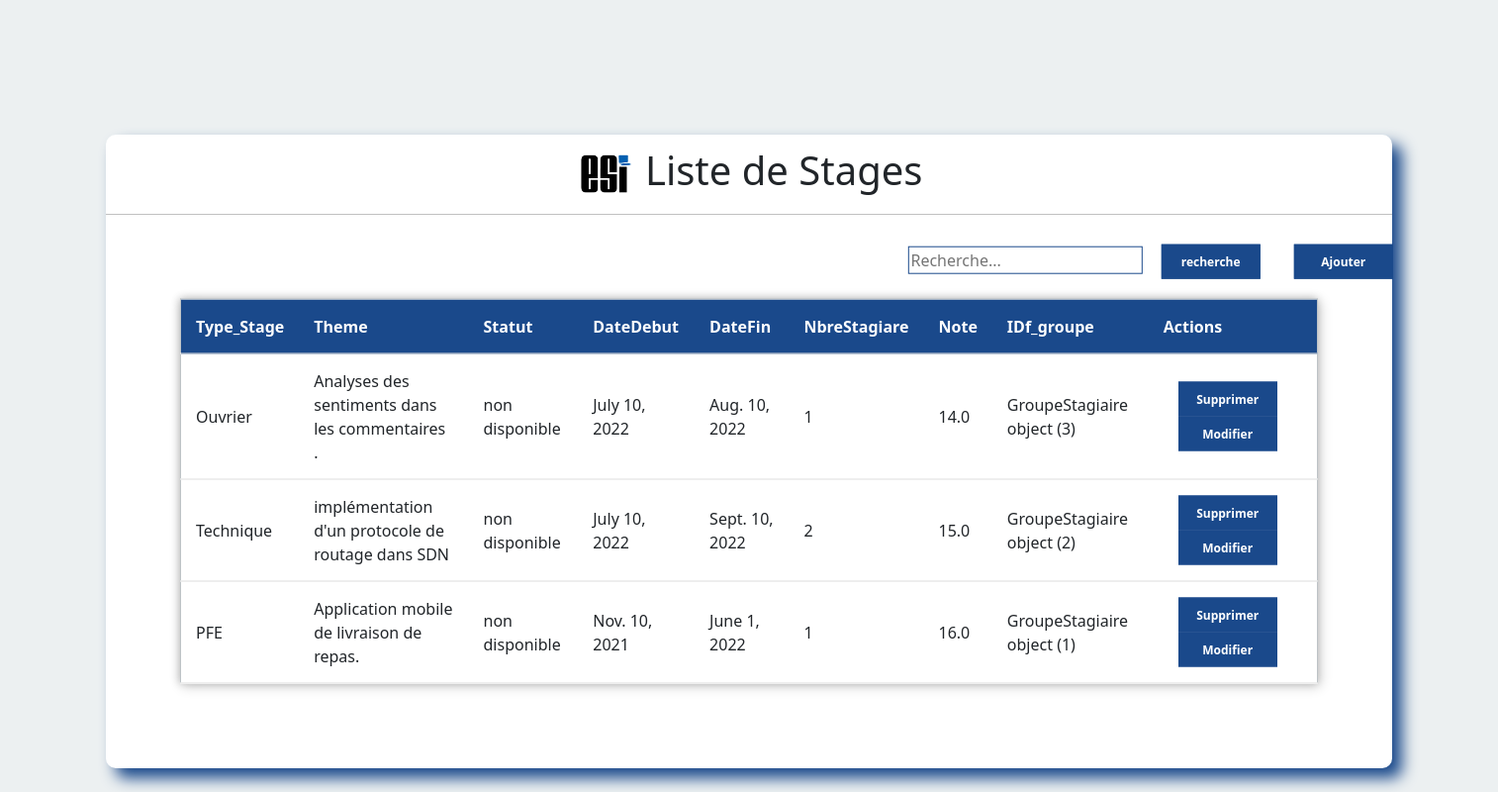
The app's page /GT/, older data.
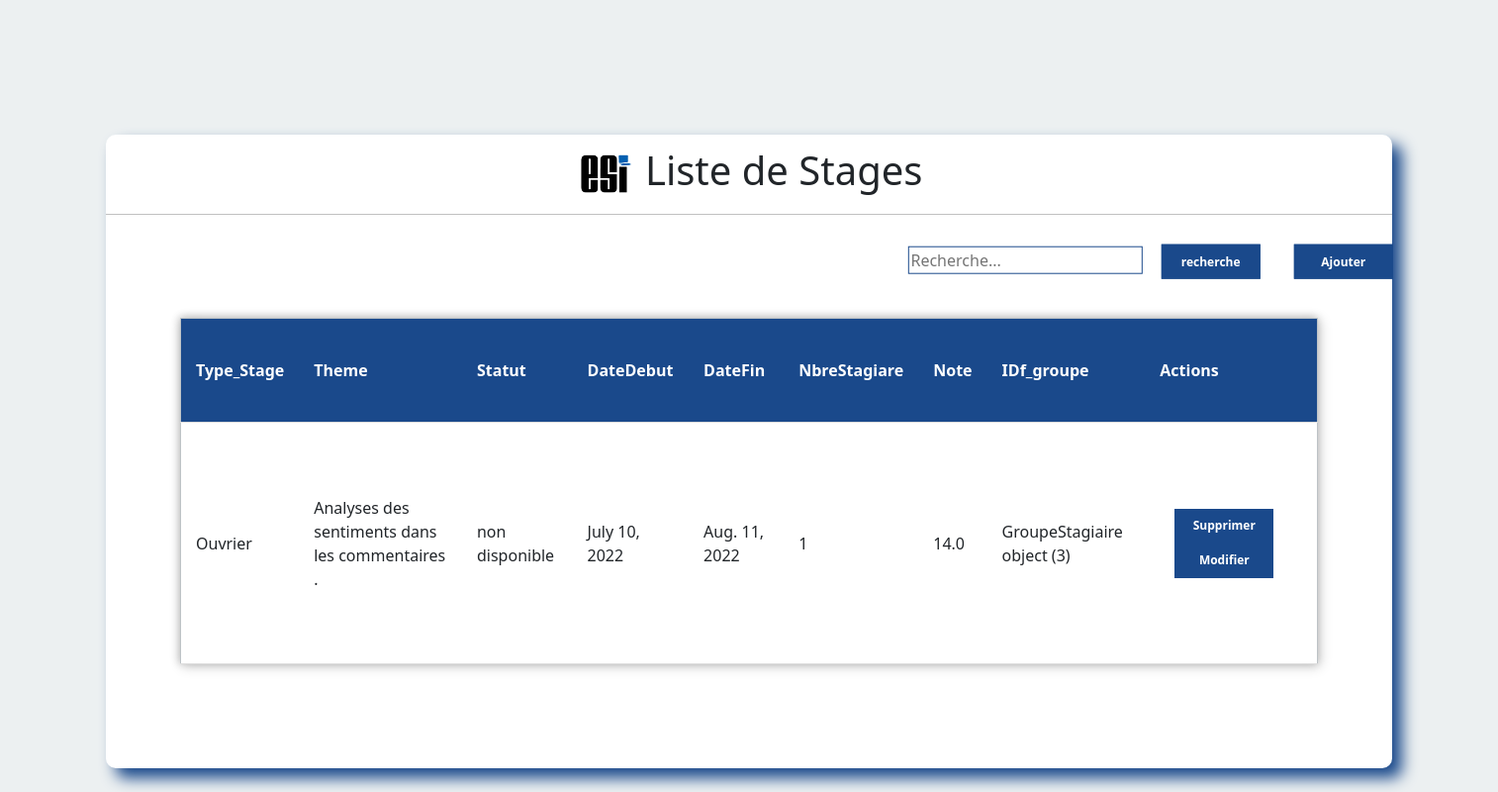
The same page, newer data.
### satgesiV2/models.py (models this page shows)
class Stage (models.Model):
    anneuniv = models.DateField(null=True)
    theme = models.CharField(max_length=50)
    document = models.FileField()
    statut = models.CharField(max_length=50)
    note = models.FloatField(max_length=4)

class Type(Stage):
    Type_Stage = models.CharField(max_length=50)
    DateDebut = models.DateField()
    DateFin = models.DateField()
    NbreStagiare = models.PositiveIntegerField()
    idfGroupe = models.ForeignKey("GroupeStagiaire",on_delete=models.SET_NULL,null=True,related_name='+',blank=True)
    unique_together = ('Type_Stage','code_Stage')

class Stage (models.Model):
    anneuniv = models.DateField(null=True)
    theme = models.CharField(max_length=50)
    document = models.FileField()
    statut = models.CharField(max_length=50)
    note = models.FloatField(max_length=4)

class GroupeStagiaire (models.Model):
    FicheDemande = models.FileField()
    idfpromoteur = models.ForeignKey("Promoteur",on_delete=models.SET_NULL,null=True,blank=True)
    idfencadreur = models.ForeignKey("Encadreur",on_delete=models.SET_NULL,null=True,blank=True)

### satgesiV2/views.py (the view)
# urls.py: path('GT/' ,Gtype,name="GT"),
def Gtype (request):
    GTstage = Type.objects.all()
    return render(request,'Gtypestage.html',{'TS':GTstage})

### satgesiV2/templates/GtypeStage.html (shortened to what this page needs)
<!DOCTYPE html>
<html lang="en">
    <head>
      <link href="https://cdn.jsdelivr.net/npm/bootstrap@5.1.3/dist/css/bootstrap.min.css" rel="stylesheet">
        <link rel="stylesheet" href="/static/css/GtypeStage.css">
    </head>
    <body>
      <div class="center">
          <h1> <img src="/static/png/icon3.png" alt="logo du site " width= "60" > Liste de Stages </h1>
              <div class="main">
                <div class="btn">
              <form action="{% url 'recht'%}" method="POST"  >
                <input type="search" name="q" placeholder="Recherche...">
                <button type="submit">recherche</button>
                <a href="{% url 'CreateS'%}">
                  <button type="button"style = 'margin-right: 90px ; ' >Ajouter</button>
                  </a>
              </form>
                </div>
              </div>
            <form>
              <table>
                <tr id="header">
                  <th>Type_Stage </th>
                  <th>Theme</th>
                  <th>Statut</th>
                  <th>DateDebut</th>
                  <th>DateFin</th>
                  <th>NbreStagiare</th>
                  <th>Note</th>
                  <th>IDf_groupe</th>
                  <th>Actions</th>
                </tr>
                {% for item in TS %}
                <tr>
                  <td>{{item.Type_Stage}}</td>
                  <td>{{item.theme}}</td>
                  <td>{{item.statut}}</td>
                  <td>{{item.DateDebut}}</td>
                  <td>{{item.DateFin}}</td>
                  <td>{{item.NbreStagiare }}</td>
                  <td>{{item.note}}</td>
                  <td>{{item.idfGroupe }}</td>
                  <td>
                   <a href="{% url 'supt' item.id  %}">
                   <button type="button">Supprimer</button>
                 </a>
                <a href="{% url 'modifT' item.id  %}">
                   <button type="button">Modifier</button>
               </a>
                  </td>
                </tr>
                {%endfor%}
              </table>
              </form>
      </div>
  </body>
</html>

### satgesiV2/static/css/GtypeStage.css (style rules this page uses)
body { margin: 0; padding: 0; background: #ecf0f1; height: 100vh; overflow: hidden; }
.center { position: absolute; top: 57%; left: 50%; transform: translate(-50%, -50%); width: 1300px; height: 80vh; background: white; border-radius: 10px; box-shadow: 10px 10px 15px rgb(26,73,139); }
.center h1 { text-align: center; padding: 10px 0; border-bottom: 1px solid silver; }
.center form { padding: 0 150px; box-sizing: border-box; }
table { position: absolute; left: 50%; top: 50%; margin-top: 40px; transform: translate(-50%, -50%); border-collapse: collapse; width: 1150px; height: 350px; border: 1px solid #bdc3c7; box-shadow: 2px 2px 12px rgba(0, 0, 0, 0.2), -1px -1px 8px rgba(0, 0, 0, 0.2); }
tr { transition: all .2s ease-in; cursor: pointer; }
th, td { padding: 15px; text-align: left; border-bottom: 1px solid #ddd; }
#header { background-color: rgb(26,73,139); color: #fff; }
.center form button { font-size: 12px; color: #fff; text-align:center; font-weight: bold; border: 2px solid rgb(26,73,139); background-color: rgb(26,73,139); width: 100px; height: 35px; margin: 0 15px; }
.main { position: absolute; right: 290px; transform: translate(60%, 30%); }
input { border:1px solid rgb(26,73,139); }

Row changes from the older to the newer data that the page shows:
removed Type: Type_Stage "Technique", theme "implémentation d'un protocole de routage dans SDN", statut "non disponible", DateDebut "July 10, 2022", DateFin "Sept. 10, 2022", NbreStagiare "2", note "15.0", idfGroupe "GroupeStagiaire object (2)"
removed Type: Type_Stage "PFE", theme "Application mobile de livraison de repas.", statut "non disponible", DateDebut "Nov. 10, 2021", DateFin "June 1, 2022", NbreStagiare "1", note "16.0", idfGroupe "GroupeStagiaire object (1)"
changed Type "Ouvrier": DateFin "Aug. 10, 2022" → "Aug. 11, 2022"
